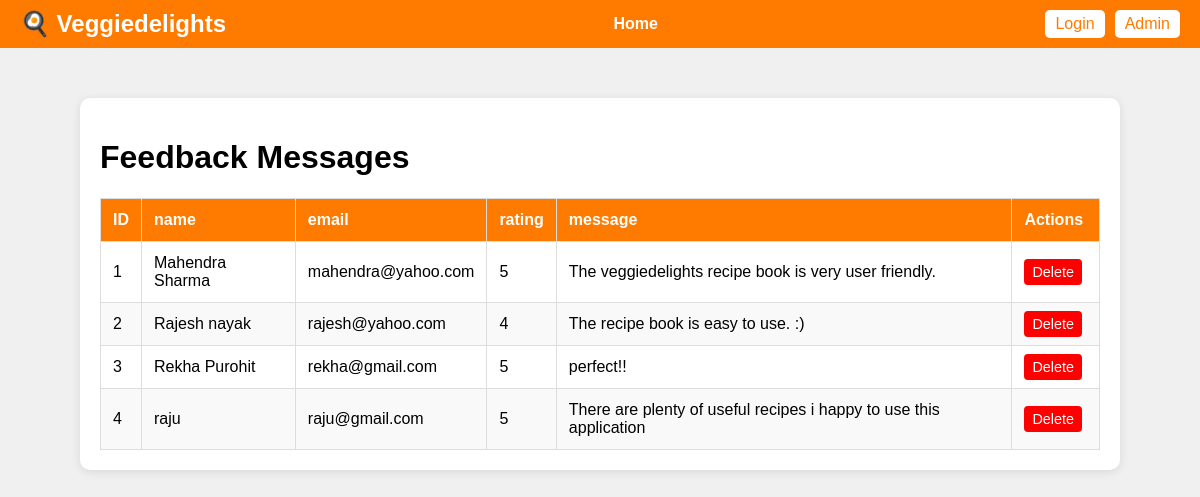
The page /Veggiedelights/view_feedback.php on the database as committed earlier.
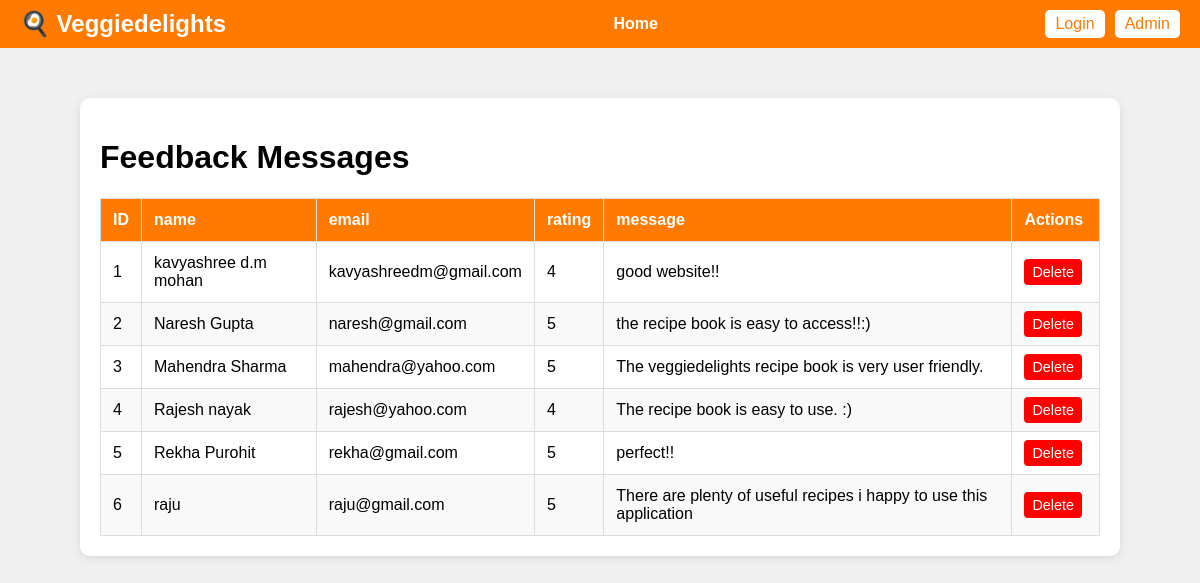
The same page on the database as committed later.
### tables this page shows
CREATE TABLE `feedback` (
  `id` int(11) NOT NULL,
  `name` varchar(2000) NOT NULL,
  `email` varchar(2000) NOT NULL,
  `rating` varchar(2000) NOT NULL,
  `message` varchar(2000) NOT NULL,
  `status` int(11) NOT NULL,
  `created_at` timestamp NOT NULL DEFAULT current_timestamp(),
  `updated_at` timestamp NOT NULL DEFAULT current_timestamp() ON UPDATE current_timestamp()
);

### Veggiedelights/view_feedback.php (the view, shortened to what this page needs)
<?php
include 'config.php';
$role = $_SESSION['role'] ?? 'guest';
$email = $_SESSION['email'] ?? '';
?>
<!DOCTYPE html>
<html lang="en">
<head>
</head>
<body>
<header class="navbar">
    <div class="logo"><a href="index.php">🍳 Veggiedelights</a></div>
    <nav>
        <a href="index.php">Home</a>
    </nav>
    <div class="auth-links">
        <?php if ($role === 'admin'): ?>
            <span class="welcome">👋 Hello Admin</span>
            <a href="logout.php" class="nav-link">Logout</a>
        <?php elseif ($role === 'user'): ?>
            <span class="welcome">👋 Hello <?php echo htmlspecialchars($email); ?></span>
            <a href="logout.php" class="nav-link">Logout</a>
        <?php else: ?>
            <a href="login.php" class="nav-link">Login</a>
            <a href="admin_login.php" class="nav-link">Admin</a>
        <?php endif; ?>
    </div>
</header>
<div class="main-content">
    <h1>Feedback Messages</h1>
    <div class="table-container">
        <table id="feedbackTable">
            <thead>
                <tr>
                    <th>ID</th>
                    <th>name</th>
                    <th>email</th>
                    <th>rating</th>
                    <th>message</th>
                    <th>Actions</th>
                </tr>
            </thead>
            <tbody>
                <?php
                $id = 1;
                $fet = "SELECT * FROM feedback ORDER BY id DESC";
                $fet_rs = mysqli_query($con, $fet);
                while($fet_arr = mysqli_fetch_array($fet_rs)) {
                ?>
                    <tr>
                        <td><?php echo $id++; ?></td>
                        <td><?php echo htmlspecialchars($fet_arr['name']); ?></td>
                        <td><?php echo htmlspecialchars($fet_arr['email']); ?></td>
                        <td><?php echo htmlspecialchars($fet_arr['rating']); ?></td>
                        <td><?php echo htmlspecialchars($fet_arr['message']); ?></td>
                        <td>
                            <a href="view_feedback.php?delete=<?php echo $fet_arr['id']; ?>" class="action-link delete-link" onclick="return confirmDelete();">Delete</a>
                        </td>
                    </tr>
                <?php } ?>
            </tbody>
        </table>
    </div>
</div>
</body>
</html>

Rows that differ between the two databases and show on the page:
added feedback: name "kavyashree d.m mohan", email "kavyashreedm@gmail.com", rating "4", message "good website!!"
added feedback: name "Naresh Gupta", email "naresh@gmail.com", rating "5", message "the recipe book is easy to access!!:)"
